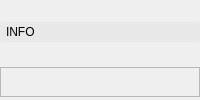
    <widget class="QFrame" name="infoToggleBox">
     <property name="styleSheet">
      <string notr="true"/>
     </property>
     <property name="frameShape">
      <enum>QFrame::NoFrame</enum>
     </property>
     <property name="frameShadow">
      <enum>QFrame::Plain</enum>
     </property>
     <layout class="QVBoxLayout" name="verticalLayout_3">
      <property name="spacing">
       <number>0</number>
      </property>
      <property name="margin">
       <number>0</number>
      </property>
      <item>
       <widget class="QFrame" name="infoToggleBoxHeading">
        <property name="styleSheet">
         <string notr="true"/>
        </property>
        <property name="frameShape">
         <enum>QFrame::NoFrame</enum>
        </property>
        <property name="frameShadow">
         <enum>QFrame::Plain</enum>
        </property>
        <layout class="QVBoxLayout" name="verticalLayout_5">
         <property name="spacing">
          <number>0</number>
         </property>
         <property name="margin">
          <number>0</number>
         </property>
         <item>
          <widget class="QPushButton" name="infoToggleBoxButton">
           <property name="minimumSize">
            <size>
             <width>0</width>
             <height>20</height>
            </size>
           </property>
           <property name="styleSheet">
            <string notr="true">
QPushButton {
	Text-align: left;
	padding-left: 5px;
}

QPushButton:Checked {
	background-color: rgb(255,255,255,25);
}

QPushButton:!Checked {
	background-color: rgb(255,255,255,10);
}</string>
           </property>
           <property name="text">
            <string>INFO</string>
           </property>
           <property name="checkable">
            <bool>true</bool>
           </property>
           <property name="checked">
            <bool>true</bool>
           </property>
           <property name="flat">
            <bool>true</bool>
           </property>
          </widget>
         </item>
        </layout>
       </widget>
      </item>
      <item>
       <widget class="QFrame" name="infoToggleBoxFrame">
        <property name="sizePolicy">
         <sizepolicy hsizetype="Preferred" vsizetype="Fixed">
          <horstretch>0</horstretch>
          <verstretch>0</verstretch>
         </sizepolicy>
        </property>
        <property name="styleSheet">
         <string notr="true"/>
        </property>
        <property name="frameShape">
         <enum>QFrame::NoFrame</enum>
        </property>
        <property name="frameShadow">
         <enum>QFrame::Plain</enum>
        </property>
        <layout class="QVBoxLayout" name="verticalLayout_9">
         <property name="spacing">
          <number>3</number>
         </property>
         <property name="leftMargin">
          <number>0</number>
         </property>
         <property name="topMargin">
          <number>3</number>
         </property>
         <property name="rightMargin">
          <number>0</number>
         </property>
         <property name="bottomMargin">
          <number>3</number>
         </property>
         <item>
          <widget class="QFrame" name="infoFrame">
           <property name="sizePolicy">
            <sizepolicy hsizetype="Preferred" vsizetype="Expanding">
             <horstretch>0</horstretch>
             <verstretch>0</verstretch>
            </sizepolicy>
           </property>
           <property name="minimumSize">
            <size>
             <width>0</width>
             <height>30</height>
            </size>
           </property>
           <property name="frameShape">
            <enum>QFrame::StyledPanel</enum>
           </property>
           <property name="frameShadow">
            <enum>QFrame::Raised</enum>
           </property>
           <layout class="QHBoxLayout" name="horizontalLayout_3">
            <property name="spacing">
             <number>3</number>
            </property>
            <property name="margin">
             <number>0</number>
            </property>
           </layout>
          </widget>
         </item>
        </layout>
       </widget>
      </item>
     </layout>
    </widget>
